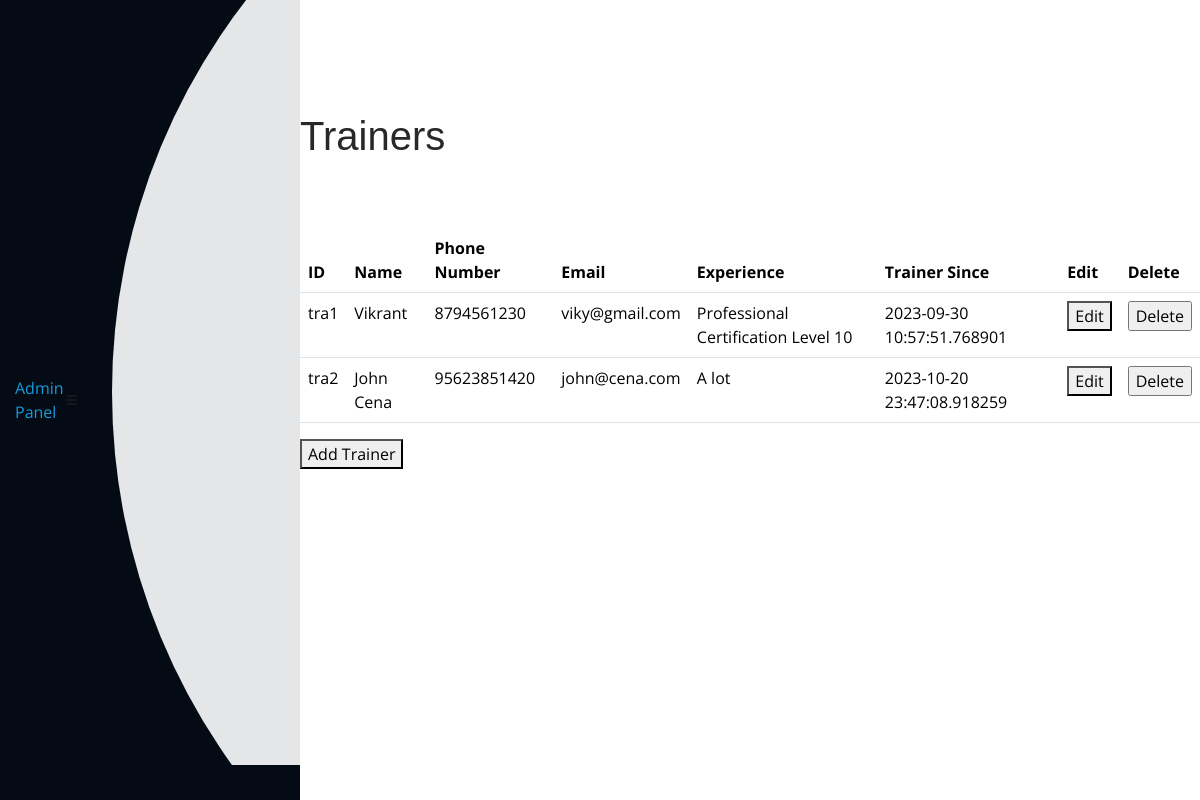
The page /admin/trainers (signed in) on the database as committed earlier.
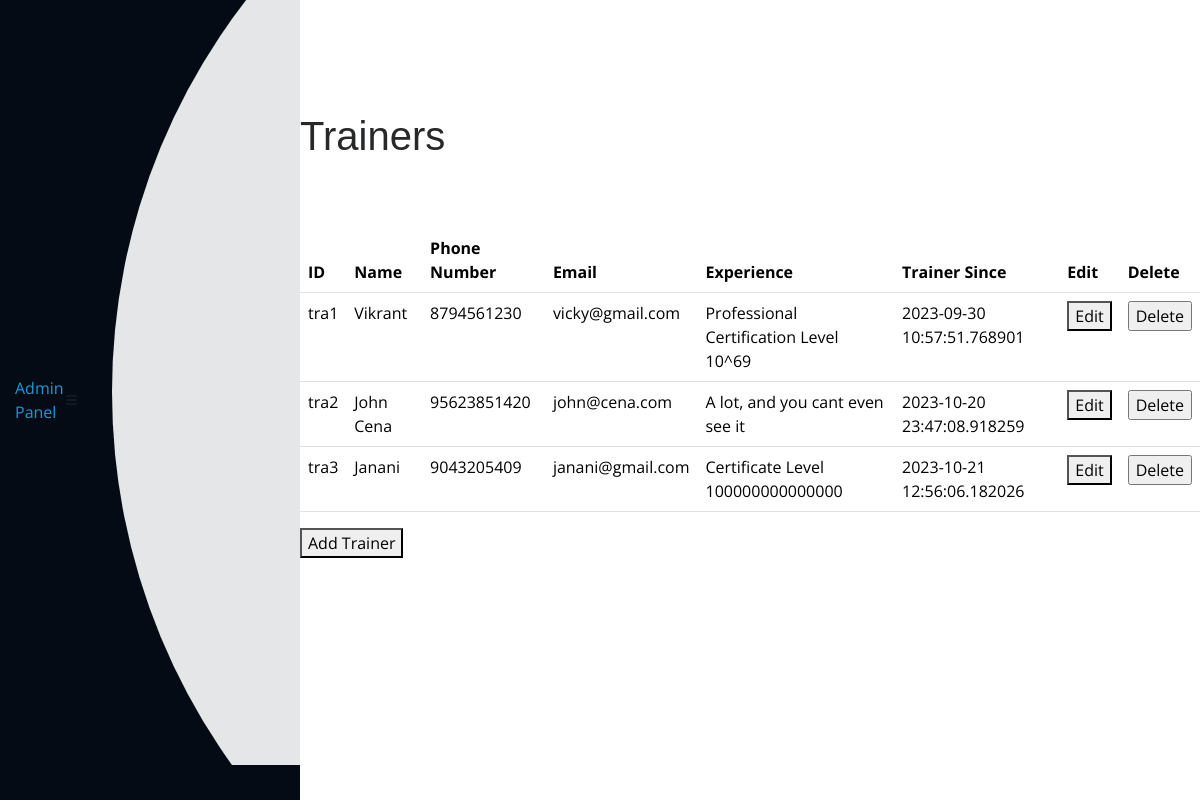
The same page on the database as committed later.
### app.py (models this page shows, shortened)
class Trainers(db.Model,UserMixin):
    id = db.Column(db.String(10), primary_key=True)
    name = db.Column(db.String(100))
    phone_number = db.Column(db.String(15))
    email = db.Column(db.String(100), nullable=False)
    experience = db.Column(db.String(100))
    trainer_since = db.Column(db.DateTime)
    password = db.Column(db.String(128), nullable=False)
    def get_trainees(self):
        subs_list = Subscription.query.filter_by(tra_id=self.id, completed=0).all()
        member_ids = [sub.mem_id for sub in subs_list]
        active_list = Session.query.filter(Session.member_id.in_(member_ids), Session.end_time == None).all()
        active_ids = [ses.member_id for ses in active_list]
        members = Members.query.filter(Members.id.in_(member_ids)).all()
        return active_ids,members
    """"
    def get_trainees(self):
        subs_list = Subscription.query.filter_by(tra_id=self.id, completed=0).all()
        member_ids = [sub.mem_id for sub in subs_list]
        active_list = Session.query.filter(
            Session.member_id.in_(member_ids), Session.end_time == None
        ).all()

        active_ids = [act.member_id for act in active_list]

        # Find inactive member IDs by subtracting active IDs from all member IDs
        inactive_ids = list(set(member_ids) - set(active_ids))

        # Query for inactive trainees
        columns = [Members.id, Members.name, Members.phone_number, Members.email]
        stmt = select(columns).where(Members.id.in_(inactive_ids))
        inactive_result = db.session.execute(stmt)
        inactive_trainees = inactive_result.fetchall()

        # Query for active trainees with session information
        columns = [Members.id, Members.name, Members.phone_number, Members.email, Session.session_id]
        stmt = select(columns).join(
            Session, Members.id == Session.member_id
        ).where(Session.end_time.isnot(None))
        active_result = db.session.execute(stmt)
        active_trainees = active_result.fetchall()

        return active_trainees, inactive_trainees"""

### app.py (the view)
@app.route('/admin/trainers')
def trainer_manager():
    admin = current_user
    if not isinstance(admin,Admin):
        return redirect(url_for('admin_login'))
    trainer_list = Trainers.query.all()
    return render_template('/admin/trainers.html',admin=admin,trainers=trainer_list)

### app.py (called while the page is built)
@login_manager.user_loader
def load_user(user_id):
    admin = Admin.query.get(user_id)
    if admin is None:
        member = Members.query.get(user_id)
        if member is None:
            trainer = Trainers.query.get(user_id)
            return trainer  # Return the trainer user if found
        return member  # Return the regular member user if found
    return admin  # Return the admin user if found

### templates/admin/trainers.html (shortened to what this page needs)
{% extends "/admin/header.html" %}
{% block content %}
<div class="pagetitle">
  <h1>Trainers</h1>
</div>
<section class="section dashboard">
  <div class="row">
    <div class="col">
      <table class="table">
        <thead>
          <tr>
            <th>ID</th>
            <th>Name</th>
            <th>Phone Number</th>
            <th>Email</th>
            <th>Experience</th>
            <th>Trainer Since</th>
            <th>Edit</th>
            <th>Delete</th>
          </tr>
        </thead>
        <tbody>
          {% for trainer in trainers %}
          <tr>
            <td id="trainerid">{{ trainer.id }}</td>
            <td>{{ trainer.name }}</td>
            <td>{{ trainer.phone_number }}</td>
            <td>{{ trainer.email }}</td>
            <td>{{ trainer.experience }}</td>
            <td>{{ trainer.trainer_since }}</td>
            <td><button id="{{trainer.id}}" onclick="editTrainer(this.id)">Edit</button></td>
            <td>
              <form action="{{url_for('delete_trainer')}}" method="post">
                <input type="submit" value="Delete"
                  onclick="return confirm('Are you sure you want to delete this trainer?');">
              </form>
            </td>
          </tr>
          {% endfor %}
        </tbody>
      </table>
    </div>
  </div>
  <div class="row">
    <div class="col-lg-4">
      <button id="addTrainerButton">Add Trainer</button>
    </div>
  </div>
</section>
{% endblock %}

### templates/admin/header.html (shortened to what this page needs)
<!DOCTYPE html>
<html lang="en">
<head>
    <link href="/static/admin/assets/vendor/bootstrap/css/bootstrap.min.css" rel="stylesheet">
    <link href="/static/admin/assets/vendor/bootstrap-icons/bootstrap-icons.css" rel="stylesheet">
    <link href="/static/admin/assets/vendor/boxicons/css/boxicons.min.css" rel="stylesheet">
    <link href="/static/admin/assets/css/style.css" rel="stylesheet">
</head>
<body>
    <header id="header" class="header fixed-top d-flex align-items-center">
        <div class="d-flex align-items-center justify-content-between">
            <a href="{{url_for(('admin_panel'))}}" class="logo d-flex align-items-center">
                <span class="d-none d-lg-block">Admin Panel</span>
            </a>
            <i class="bi bi-list toggle-sidebar-btn"></i>
        </div>
        <nav class="header-nav ms-auto">
            <ul class="d-flex align-items-center">
                <li class="nav-item dropdown pe-3">
                    <a class="nav-link nav-profile d-flex align-items-center pe-0" href="#" data-bs-toggle="dropdown">
                        <img src="/static/assets/img/profile-img.jpg" alt="Profile" class="rounded-circle">
                    </a>
                </li>
            </ul>
        </nav>
    </header>
    <aside id="sidebar" class="sidebar">
        <ul class="sidebar-nav" id="sidebar-nav">
            <li class="nav-item">
                <a class="nav-link " href="{{url_for('admin_panel')}}">
                    <span>Dashboard</span>
                </a>
            </li>
            <li class="nav-item">
                <a class="nav-link collapsed" data-bs-target="#components-nav" data-bs-toggle="collapse" href="#">
                    <span>Admin Tools</span>
                </a>
            </li>
            <li class="nav-heading">Pages</li>
            <li class="nav-item">
                <a class="nav-link collapsed" href="users-profile.html">
                    <span>Profile</span>
                </a>
            </li>
        </ul>
    </aside>
    <main id="main" class="main">
        {% block content %}{% endblock %}
    </main>
    <footer id="footer" class="footer">
        <div class="credits">
        </div>
    </footer>
</body>
</html>

### static/assets/css/style.css (style rules this page uses)
body { font-family: "Open Sans", sans-serif; color: #272829; }
a { color: #149ddd; text-decoration: none; }
h1, h2, h3, h4, h5, h6 { font-family: "Raleway", sans-serif; }
#header { position: fixed; top: 0; left: 0; bottom: 0; width: 300px; transition: all ease-in-out 0.5s; z-index: 9997; transition: all 0.5s; padding: 0 15px; background: #040b14; overflow-y: auto; }
#main { margin-left: 300px; }
section { padding: 60px 0; overflow: hidden; }
#footer { padding: 15px; color: #f4f6fd; font-size: 14px; position: fixed; left: 0; bottom: 0; width: 300px; z-index: 9999; background: #040b14; }
#footer .credits { padding-top: 5px; text-align: center; font-size: 13px; color: #eaebf0; }

Rows that differ between the two databases and show on the page:
changed Trainers "tra1": email "viky@gmail.com" → "vicky@gmail.com"; experience "Professional Certification Level 10" → "Professional Certification Level 10^69"
changed Trainers "tra2": experience "A lot" → "A lot, and you cant even see it"
added Trainers: id "tra3", name "Janani", phone_number "9043205409", email "janani@gmail.com", experience "Certificate Level 100000000000000", trainer_since "2023-10-21 12:56:06.182026"
